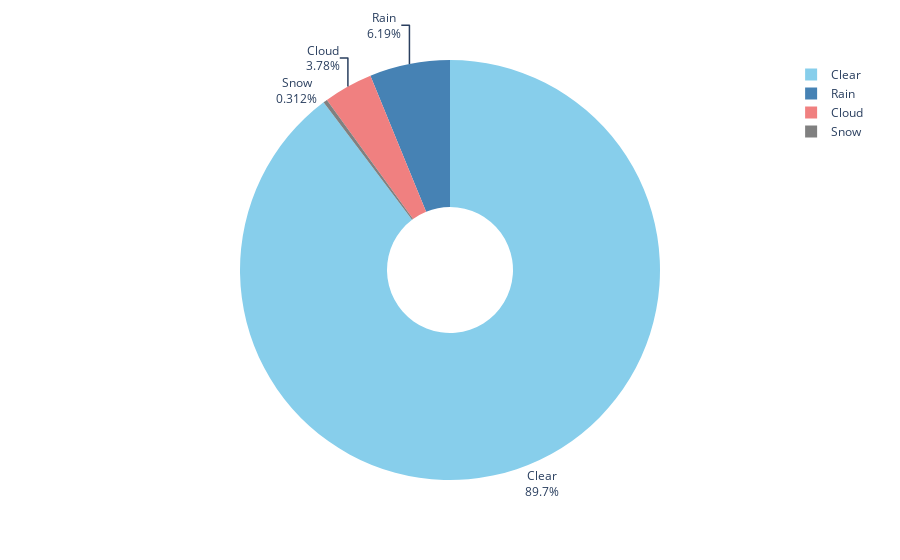

Write notebook code for a chart like this one.
### Code cell
# 데이터
weather_conditions = ["Clear", "Cloud", "Rain", "Snow"]
manual_acci = [cnt0, cnt1, cnt2, cnt3]
colors = ["skyblue", "steelblue", "lightcoral", "gray"]

# 데이터 준비
data = pd.DataFrame({
    'Weather': weather_conditions,
    'Accidents': manual_acci
})

# 원형그래프 생성 (Plotly)
fig = px.pie(data, values='Accidents', names='Weather', title='Proportion of Accidents by Weather Condition',
             color_discrete_sequence=colors, hole=0.3)  # 도넛형으로 설정 가능
fig.update_traces(textposition='outside', textinfo='percent+label')  # 텍스트를 바깥에 표시

# 출력
fig.show()

### Figure 1 — Plotly figure (JSON) as saved in the notebook; plotly's stock layout.template omitted (floating-point values rounded to 4 significant figures)
{"data": [{"domain": {"x": [0, 1], "y": [0, 1]}, "hole": 0.3, "hovertemplate": "Weather=%{label}<br>Accidents=%{value}<extra></extra>", "labels": ["Clear", "Cloud", "Rain", "Snow"], "legendgroup": "", "name": "", "showlegend": true, "textinfo": "percent+label", "textposition": "outside", "type": "pie", "values": [155089, 6542, 10697, 540]}], "layout": {"legend": {"tracegroupgap": 0}, "margin": {"t": 60}, "piecolorway": ["skyblue", "steelblue", "lightcoral", "gray"]}}
